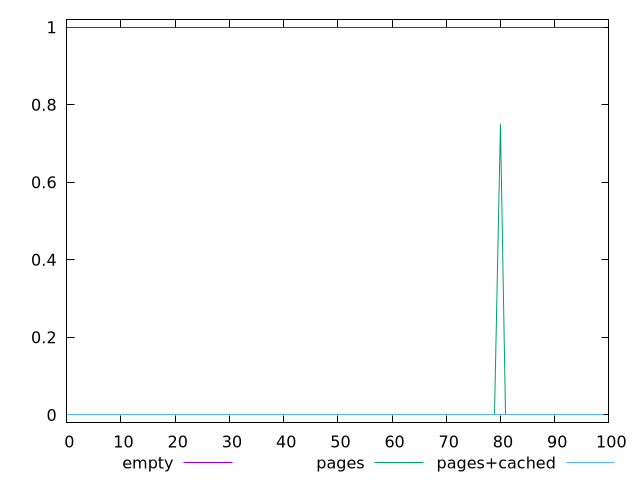

Generate this figure with gnuplot:
$_empty <<EOF
1
1
1
1
1
1
1
1
1
1
1
1
1
1
1
1
1
1
1
1
1
1
1
1
1
1
1
1
1
1
1
1
1
1
1
1
1
1
1
1
1
1
1
1
1
1
1
1
1
1
1
1
1
1
1
1
1
1
1
1
1
1
1
1
1
1
1
1
1
1
1
1
1
1
1
1
1
1
1
1
1
1
1
1
1
1
1
1
1
1
1
1
1
1
1
1
1
1
1
1
EOF
$_pages <<EOF
0
0
0
0
0
0
0
0
0
0
0
0
0
0
0
0
0
0
0
0
0
0
0
0
0
0
0
0
0
0
0
0
0
0
0
0
0
0
0
0
0
0
0
0
0
0
0
0
0
0
0
0
0
0
0
0
0
0
0
0
0
0
0
0
0
0
0
0
0
0
0
0
0
0
0
0
0
0
0
0
0.75
0
0
0
0
0
0
0
0
0
0
0
0
0
0
0
0
0
0
0
EOF
$_pagesCached <<EOF
0
0
0
0
0
0
0
0
0
0
0
0
0
0
0
0
0
0
0
0
0
0
0
0
0
0
0
0
0
0
0
0
0
0
0
0
0
0
0
0
0
0
0
0
0
0
0
0
0
0
0
0
0
0
0
0
0
0
0
0
0
0
0
0
0
0
0
0
0
0
0
0
0
0
0
0
0
0
0
0
0
0
0
0
0
0
0
0
0
0
0
0
0
0
0
0
0
0
0
0
EOF
set key outside below
set terminal pngcairo
set output "report_00005_2020-11-02T22-26-11.212Z/uses-webp-images/uses-webp-images_empty_pages_pages+cached.png"
set yrange [-0.02:1.02]
plot $_empty title "empty" with line ,$_pages title "pages" with line ,$_pagesCached title "pages+cached" with line ,
